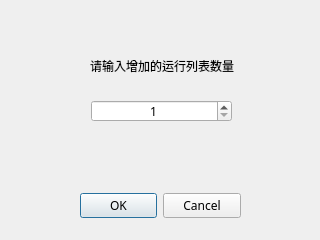
<?xml version="1.0" encoding="UTF-8"?>
<ui version="4.0">
 <class>Dialog_run_list_add</class>
 <widget class="QDialog" name="Dialog_run_list_add">
  <property name="windowModality">
   <enum>Qt::ApplicationModal</enum>
  </property>
  <property name="geometry">
   <rect>
    <x>0</x>
    <y>0</y>
    <width>320</width>
    <height>240</height>
   </rect>
  </property>
  <property name="font">
   <font>
    <family>微软雅黑</family>
   </font>
  </property>
  <property name="windowTitle">
   <string>新增运行列表项</string>
  </property>
  <widget class="QDialogButtonBox" name="buttonBox">
   <property name="geometry">
    <rect>
     <x>80</x>
     <y>190</y>
     <width>161</width>
     <height>32</height>
    </rect>
   </property>
   <property name="font">
    <font>
     <family>微软雅黑</family>
     <pointsize>9</pointsize>
    </font>
   </property>
   <property name="orientation">
    <enum>Qt::Horizontal</enum>
   </property>
   <property name="standardButtons">
    <set>QDialogButtonBox::Cancel|QDialogButtonBox::Ok</set>
   </property>
  </widget>
  <widget class="QLabel" name="label_3">
   <property name="geometry">
    <rect>
     <x>90</x>
     <y>50</y>
     <width>151</width>
     <height>31</height>
    </rect>
   </property>
   <property name="font">
    <font>
     <family>微软雅黑</family>
     <pointsize>9</pointsize>
    </font>
   </property>
   <property name="text">
    <string>请输入增加的运行列表数量</string>
   </property>
  </widget>
  <widget class="QSpinBox" name="spinBoxadd_new_count">
   <property name="geometry">
    <rect>
     <x>91</x>
     <y>100</y>
     <width>141</width>
     <height>22</height>
    </rect>
   </property>
   <property name="font">
    <font>
     <family>微软雅黑</family>
     <pointsize>9</pointsize>
    </font>
   </property>
   <property name="alignment">
    <set>Qt::AlignCenter</set>
   </property>
   <property name="minimum">
    <number>1</number>
   </property>
  </widget>
 </widget>
 <resources/>
 <connections>
  <connection>
   <sender>buttonBox</sender>
   <signal>accepted()</signal>
   <receiver>Dialog_run_list_add</receiver>
   <slot>accept()</slot>
   <hints>
    <hint type="sourcelabel">
     <x>248</x>
     <y>254</y>
    </hint>
    <hint type="destinationlabel">
     <x>157</x>
     <y>274</y>
    </hint>
   </hints>
  </connection>
  <connection>
   <sender>buttonBox</sender>
   <signal>rejected()</signal>
   <receiver>Dialog_run_list_add</receiver>
   <slot>reject()</slot>
   <hints>
    <hint type="sourcelabel">
     <x>316</x>
     <y>260</y>
    </hint>
    <hint type="destinationlabel">
     <x>286</x>
     <y>274</y>
    </hint>
   </hints>
  </connection>
 </connections>
</ui>
